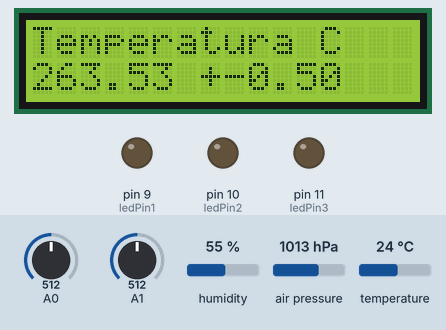
A sketch run on a simulated Arduino Uno, built with avr-gcc and run on an emulated ATmega328P. Parts: 16×2 character LCD, output pins drawn as LEDs (lit = HIGH). The inputs (shaded band) are chosen by the test bench; at power-on: humidity 55 %, air pressure 1013 hPa, A1 = 512, A0 = 512, temperature 24 °C. What the sketch prints to the serial monitor is not drawn.

Above: at 1.2 s.
1.3 s: humidity set to 22 %
11.7 s: air pressure set to 952 hPa
21.9 s: A1 set to 716
At 31.3 s:
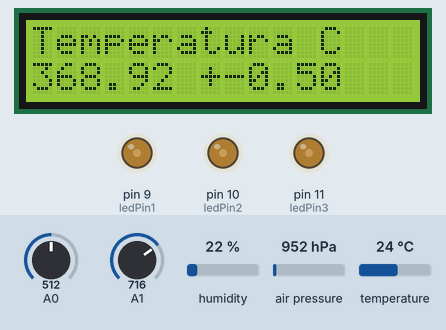
34.1 s: humidity set to 40 %
At 44.0 s:
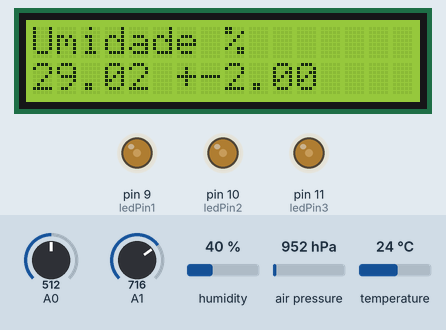
46.3 s: A0 set to 716
At 60.0 s:
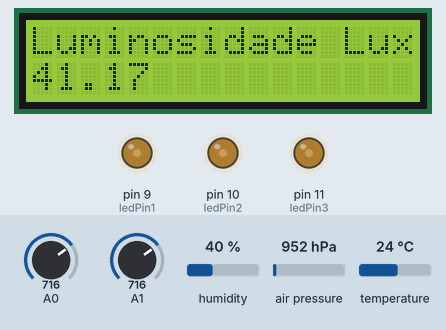
60.3 s: A0 set to 895
At 69.5 s:
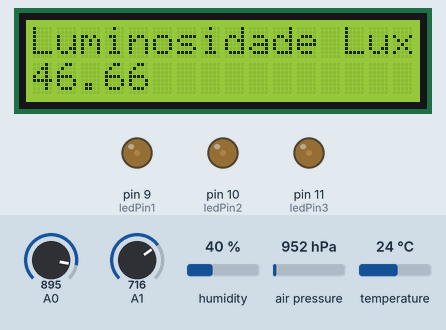
70.4 s: A0 set to 920
At 79.8 s:
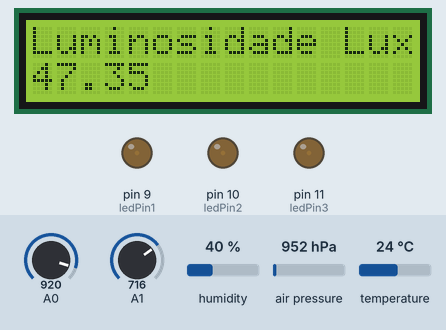
Timing chart, 0 to 82.9 s (numbered marks = the images above; inputs shaded):
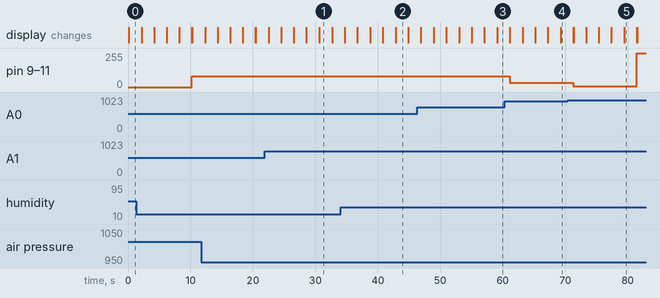

Measured:
- what the display in image 1 shows lasts 2.1 s, from 30.6 s to 32.7 s

The sketch:

Codigo_Final.ino
```cpp
#include <Adafruit_Sensor.h>
#include <DHT.h>
#include <LiquidCrystal_PCF8574.h>
#include <Adafruit_BMP085.h>

int ledPin1 = 9;
int ledPin2 = 10;
int ledPin3 = 11;

const int lcd_adress  = 0x27;
const int lcd_columns = 16;
const int lcd_rows    = 2;
LiquidCrystal_PCF8574 lcd(lcd_adress);

Adafruit_BMP085 bmp;

const int DHT_PIN = 2;
DHT dht(DHT_PIN, DHT22);

float umid, temp;

void setup() {
  Serial.begin(9600);
  dht.begin();

  lcd.begin(lcd_columns, lcd_rows);
  lcd.setBacklight(100);
  lcd.setCursor(0, 0);

  if (bmp.begin()) {
    Serial.println("OK: BMP Encontrado");
  }
  else {
    Serial.println("Erro: BMP não encontrado");
  }

  pinMode(9, OUTPUT);
  pinMode(10, OUTPUT);
  pinMode(11, OUTPUT);
}

void loop() {
  float pressao, temp_bmp;
  pressao = bmp.readPressure();
  float  pressao_Atm = pressao * 9.86923e-6;
  Serial.print("Pressão: ");
  Serial.println(pressao_Atm);
  float a = 0.00197385;

  float inBMP = sqrt(a * a);


  int leitura_adc = analogRead(A1);
  float voltagem = leitura_adc * (5.0f / 1023);
  float temperatura1 = voltagem * 100;
  float temperatura = (temperatura1 - 0.927377402)/0.9460616;
  Serial.print("Temperatura: ");
  Serial.println(temperatura, 3);
  float b = (5.0 / 1023.0);

  float inLM = sqrt((0.5) * (0.5) + b * b);


float  umid1 = dht.readHumidity();
  umid = (umid1 -15.44500441)/0.846123423;
  Serial.print("Umidade: ");
  Serial.println(umid);

  float inDH = 2;


  int bin;
  double tensao_ldr, res, lum;
  bin = analogRead(A0);
  tensao_ldr = bin * 5.0 / 1023;
  res = 1000.0 * (5.0 / tensao_ldr + 1);
  lum = pow(10, 5 - log10(res));
  Serial.print("Luminosidade: ");
  Serial.println(lum);

  float altitude = (bmp.readAltitude(101500));
  Serial.print("Altitude: ");
  Serial.println(altitude);

  float inAlt = 0.17;

  lcd.setCursor(0, 0);
  lcd.print("Temperatura C");
  lcd.setCursor(0, 1);
  lcd.print(temperatura, 2); lcd.print(" +-"); lcd.print(inLM);
  delay(2000);
  lcd.clear();

  lcd.setCursor(0, 0);
  lcd.print("Umidade %");
  lcd.setCursor(0, 1);
  lcd.print(umid, 2); lcd.print(" +-"); lcd.print(inDH);
  delay(2000);
  lcd.clear();

  lcd.setCursor(0, 0);
  lcd.print("Pressao Atm");
  lcd.setCursor(0, 1);
  lcd.print(pressao_Atm, 2); lcd.print(" +-"); lcd.print(0.001);
  delay(2000);
  lcd.clear();

  lcd.setCursor(0, 0);
  lcd.print("Altitude m");
  lcd.setCursor(0, 1);
  lcd.print(altitude, 2); lcd.print(" +-"); lcd.print(0.17);
  delay(2000);
  lcd.clear();

  lcd.setCursor(0, 0);
  lcd.print("Luminosidade Lux");
  lcd.setCursor(0, 1);
  lcd.print(lum, 2);
  delay(2000);
  lcd.clear();

  float led = mapfloat(lum, 45.15, 4.21, 10, 255);
  Serial.println();
  Serial.println(led);
  Serial.println();
  analogWrite(11, led);
  analogWrite(10, led);
  analogWrite(9, led);

}
float mapfloat(long x, long in_min, long in_max, long out_min, long out_max)
{
  return (float)(x - in_min) * (out_max - out_min) / (float)(in_max - in_min) + out_min;
}
```
